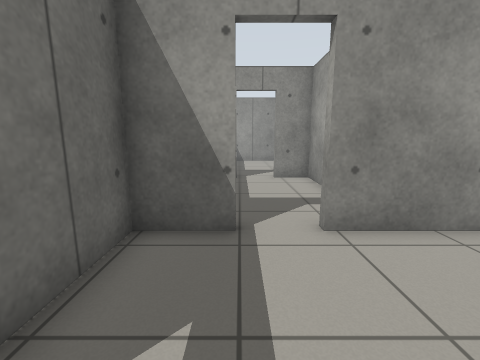
View 1 (above)

13 first-person views from a walk through a robot-simulator world made for Gazebo. The camera is 0.94 m above the floor, tilts 10° down and sees 90° across. The floor is counted in squares, 0.5 m on a side. Each view is taken from the middle of a square. On the plan, view 1 faces up. The plan holds only what a view shows up to about 14 squares ahead; the rest is blank. The place goes on beyond the plan.

View 2
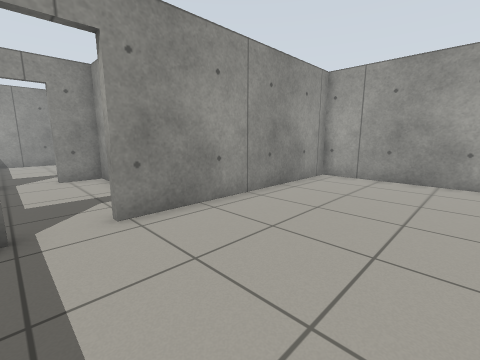

View 3
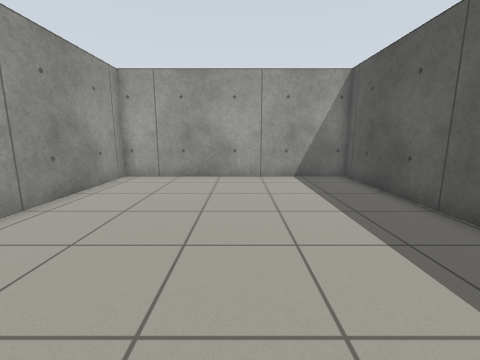

View 4
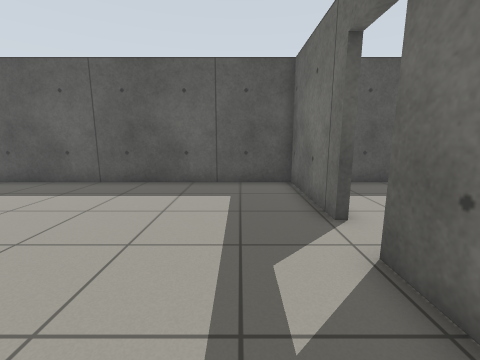

View 5
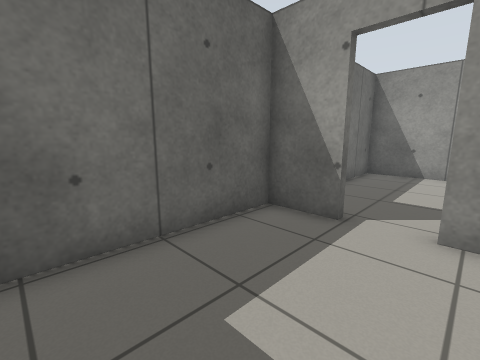

View 6
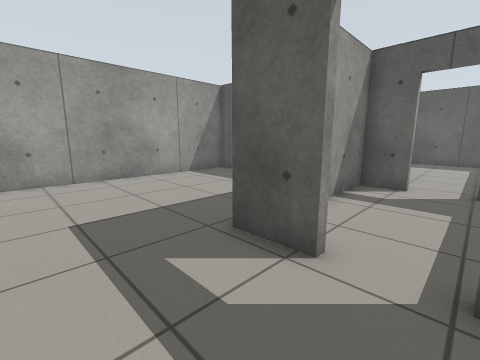

View 7
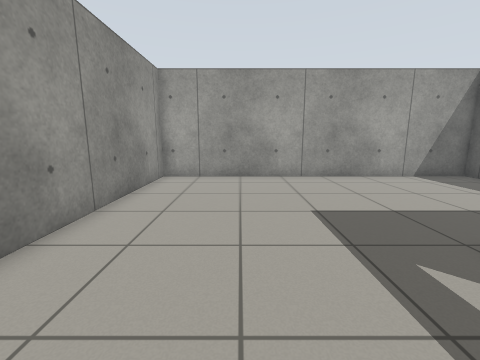

View 8
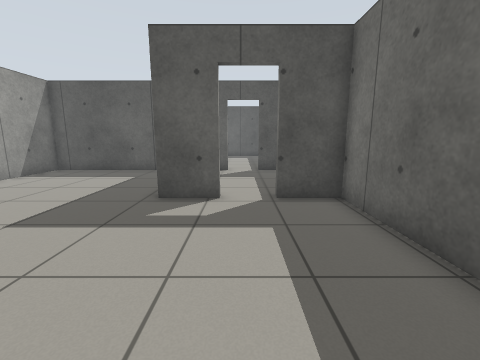

View 9
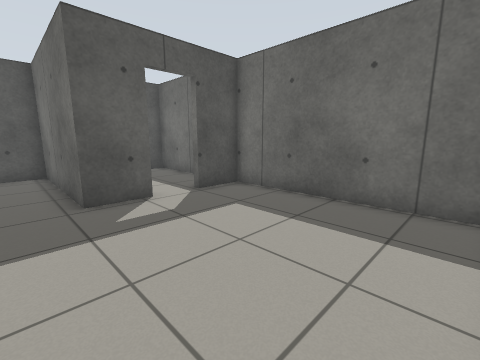

View 10
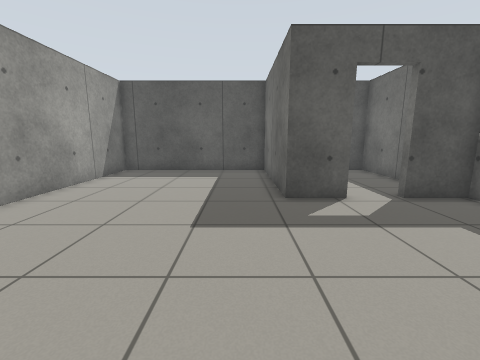

View 11
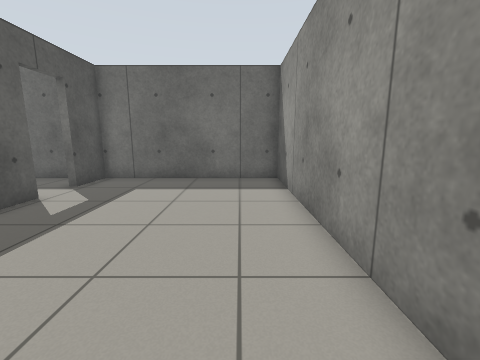

View 12
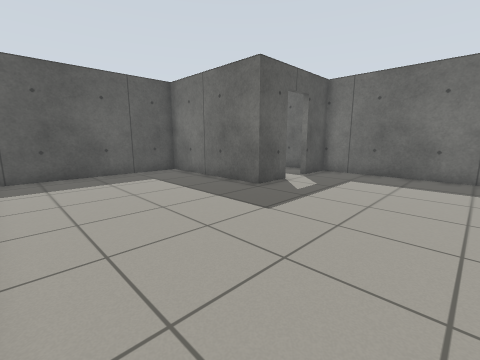

View 13
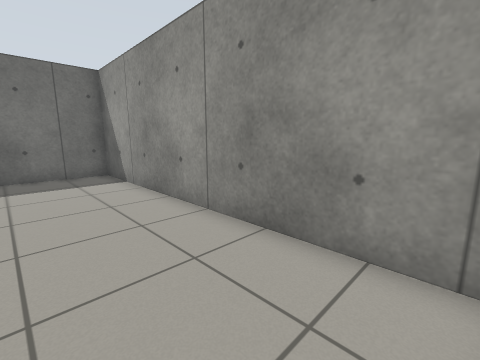

### Floor plan
Ten units are one square. View 1 is at (0, 0); x grows to the right and y downward. Boxes are objects, and circles mark ways between rooms. Rooms are numbered by the first view taken in them; rooms with no view inside come last. Other rooms are left out.
<svg viewBox="-27 -203 149 269">
<path fill="none" stroke="#000" d="M0 -46 -22 -46 -22 -4M-22 12 -22 61 117 61 117 -51M117 -46 16 -46M16 -50 33 -50 33 -78M-2 -114 -22 -114 -22 -50 0 -50M33 -94 33 -114 16 -114M16 -117 36 -117 36 -50 117 -50M117 -51 117 -198 -22 -198 -22 -117 -2 -117"/>
<circle cx="5" cy="-50" r="3" fill="#2a7"/>
<circle cx="5" cy="-115" r="3" fill="#2a7"/>
<text x="50" y="0">1</text>
<text x="0" y="-80">2</text>
<text x="60" y="-140">3</text>
</svg>
Room 1 opens to room 2. Room 2 opens to room 3.

Where each view was taken, in squares from view 1:
view 1: 0 up, 0 right, facing up
view 2: 1 down, 0 right, facing up-right
view 3: 1 down, 0 right, facing right
view 4: 4 up, 0 right, facing down
view 5: 6 up, 2 right, facing up-left
view 6: 15 up, 0 right, facing down-right
view 7: 16 up, 0 right, facing right
view 8: 19 up, 1 right, facing down
view 9: 19 up, 5 right, facing down-left
view 10: 19 up, 5 right, facing down
view 11: 18 up, 9 right, facing left
view 12: 18 up, 11 right, facing down-left
view 13: 16 up, 11 right, facing up-left
